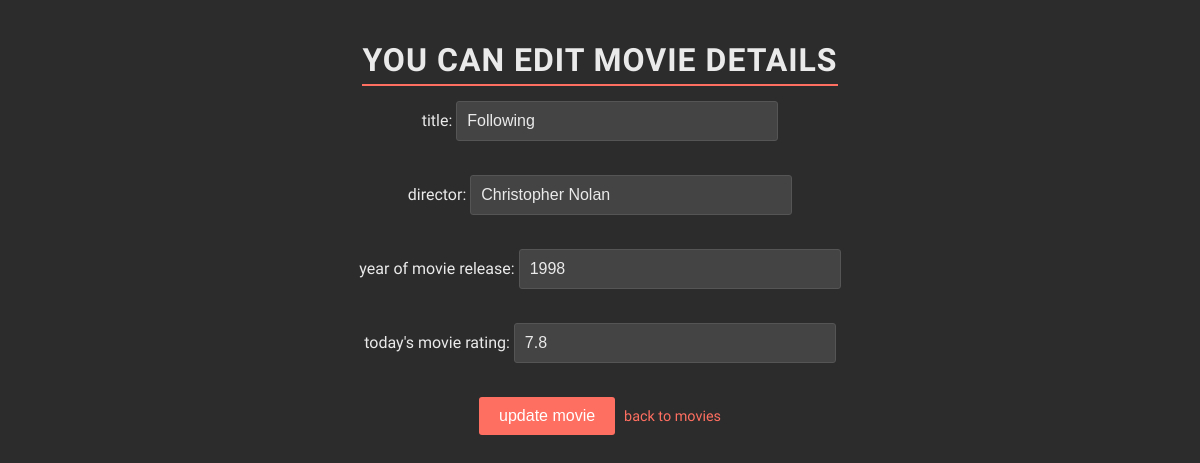
Page /movies/4/edit on the committed database.
### data_models.py (models this page shows, shortened)
class Movie(db.Model):
    __tablename__ = 'movies'
    movie_id = db.Column(db.Integer, primary_key=True, autoincrement=True)
    title = db.Column(db.String(250), nullable=False)
    director = db.Column(db.String(200), nullable=False)
    release_year = db.Column(db.Integer, nullable=False)
    movie_rating = db.Column(db.Float, nullable=False)
    users = relationship('User', secondary=user_movies, back_populates='movies')

### app.py (the view, shortened to what this page needs)
@app.route('/movies/<int:movie_id>/edit', methods=['GET', 'POST'])
def update_movie(movie_id):
    try:
        movie = data_manager.get_movie_by_id(movie_id)
        if not movie:
            flash('Movie not found. 🪓', 'error')
            return redirect(url_for('list_movies'))
    except Exception as e:
        app.logger.error(f"Error updating movie with ID {movie_id}: {e}")
        flash("An unexpected error occurred while updating the movie. Please try again later. 🥨", 'error')
        return redirect(url_for('list_movies'))
    return render_template('update_movie.html', movie=movie)

### datamanager/sqlite_data_manager.py (called while the page is built)
    def get_movie_by_id(self, movie_id):
        with self.app.app_context():
            return self.db.session.query(Movie).filter_by(movie_id=movie_id).first()

### templates/update_movie.html (shortened to what this page needs)
<!DOCTYPE html>
<html lang="en">
<head>
    <link rel="stylesheet" href="{{ url_for('static', filename='styles.css') }}">
</head>
<body>
    <h1>you can edit movie details</h1><br>
    <form method="post" action="">
        <label for="title">title:</label>
        <input type="text" id="title" name="title" value="{{ movie.title }}" required><br><br>
        <label for="director">director:</label>
        <input type="text" id="director" name="director" value="{{ movie.director }}" required><br><br>
        <label for="release_year">year of movie release:</label>
        <input type="text" id="release_year" name="release_year" value="{{ movie.release_year }}" required><br><br>
        <label for="movie_rating">today's movie rating:</label>
        <input type="text" id="movie_rating" name="movie_rating" value="{{ movie.movie_rating }}" required><br><br>
        <input type="submit" value="update movie">
         <a href="{{ url_for('list_movies') }}">back to movies</a>
    </form>
</body>
</html>

### static/styles.css (style rules this page uses)
body { background-color: #2C2C2C; font-family: 'Quicksand', sans-serif; color: #EAEAEA; text-align: center; margin: 0; padding: 20px; }
h1 { color: #EAEAEA; margin-bottom: 15px; text-transform: uppercase; letter-spacing: 1px; border-bottom: 2px solid #FF6F61; display: inline-block; font-family: 'Quicksand', sans-serif; font-size: 2rem; padding-bottom: 5px; }
input[type="text"] { width: 100%; max-width: 300px; padding: 10px; margin-bottom: 15px; border: 1px solid #555; border-radius: 3px; background-color: #444; color: #EAEAEA; font-size: 1rem; }
input[type="submit"] { background-color: #FF6F61; border: none; color: #FFFFFF; padding: 10px 20px; font-size: 1rem; cursor: pointer; border-radius: 3px; transition: background-color 0.3s; }
a { color: #FF6F61; text-decoration: none; font-size: 0.9rem; margin-top: 10px; margin-left: 5px; display: inline-block; font-weight: 500; transition: color 0.3s; }

### rows in the picture
Movie: title "Following", director "Christopher Nolan", release_year "1998", movie_rating "7.8"
